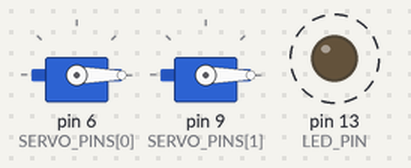
Recording of a sketch running on a simulated Arduino Uno, built with avr-gcc and run on an emulated ATmega328P. Shown: 2 × servo, output pins drawn as LEDs (lit = HIGH). Dashed ring = blinking.

Above: at 0.07 s.
Timing chart, 0 to 3.0 s (numbered marks = the images above):
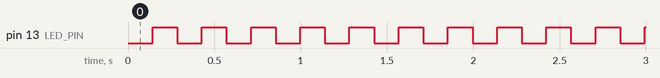

The sketch:

box_fecher.ino
```cpp
#include <SoftwareSerial.h>
#include <Servo.h>

const uint8_t DOOR_CMD_OPEN = 0x30; // Key : 0
const uint8_t DOOR_CMD_CLOSE = 0x31; // Key : 1
const uint8_t SERVO_CMD_KEEP = 0x32; // Key : 0
const uint8_t SERVO_CMD_DROP = 0x33; // Key : 1

const uint32_t DOOR_OPEN = 100;
const uint32_t DOOR_CLOSE = 0;
const uint32_t SERVO_ANGLE_KEEP = 0;
const uint32_t SERVO_ANGLE_DROP = 60;//暂时定60，看情况改

#define LED_PIN LED_BUILTIN
//#define BT_RX_PIN 10
//#define BT_TX_PIN 11

#define SERVO_NUM 2
const int SERVO_PINS[SERVO_NUM] = {6,9};

//SoftwareSerial bt(BT_RX_PIN, BT_TX_PIN); // RX, TX
Servo servos[SERVO_NUM];

#define SERVO_ATTACH() do { for (uint8_t i = 0; i < SERVO_NUM; i++) servos[i].attach(SERVO_PINS[i]); } while(0)
#define DOOR_OPEN()  do { servos[1].write(DOOR_OPEN); } while(0)
#define DOOR_CLOSE()  do { servos[1].write(DOOR_CLOSE); } while(0)
#define SERVO_KEEP()  do { servos[0].write(SERVO_ANGLE_KEEP); } while(0)
#define SERVO_DROP()  do { servos[0].write(SERVO_ANGLE_DROP); } while(0)
#define LED_ON() digitalWrite(LED_PIN, HIGH)
#define LED_OFF() digitalWrite(LED_PIN, LOW)
#define LED_TOG() digitalWrite(LED_PIN, !digitalRead(LED_PIN))


uint8_t btKeyCode = 0;
uint8_t spKeyCode = 0;


void setup()
{
  SERVO_ATTACH();//初始化SERVO
  SERVO_KEEP();
  DOOR_CLOSE();
  pinMode(LED_PIN, OUTPUT);
  Serial.begin(9600);
  //bt.begin(9600);
}

void switchStateCmd(uint8_t cmd)
{
  switch (cmd) {
    case DOOR_CMD_OPEN:
      DOOR_OPEN();
      break;
    case DOOR_CMD_CLOSE:
      DOOR_CLOSE();
      break;
    case SERVO_CMD_KEEP:
      SERVO_KEEP();
      break;
    case SERVO_CMD_DROP:
      SERVO_DROP();
      break;
     default:
      break;
  }
}

void blinkLed() {
  static uint32_t count = 0;
  if (++count == 10000) {
    count = 0;
    LED_TOG();
  }
}

void loop() {
  if (Serial.available()) {
    spKeyCode = Serial.read();
    switchStateCmd(spKeyCode);
  }
  blinkLed();
}
```

Measured:
- by itself, pin 13 (LED_PIN): alternates HIGH for 0.14 s and LOW for 0.14 s
